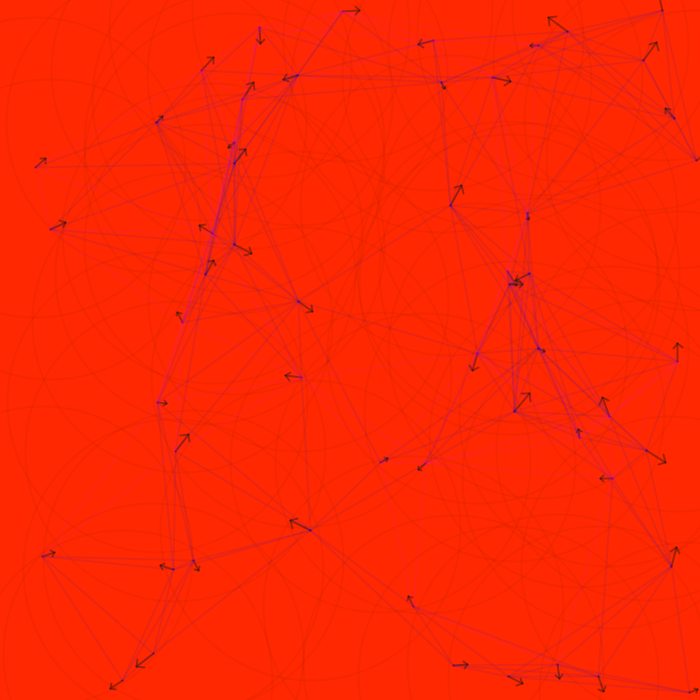
Frame 1 (no input)
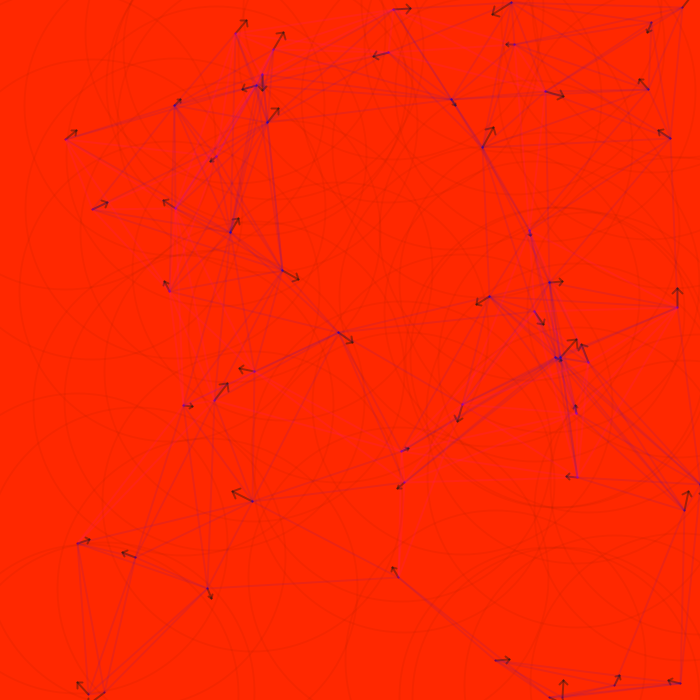
Frame 60 (the mouse pressed at the canvas centre just before this capture)
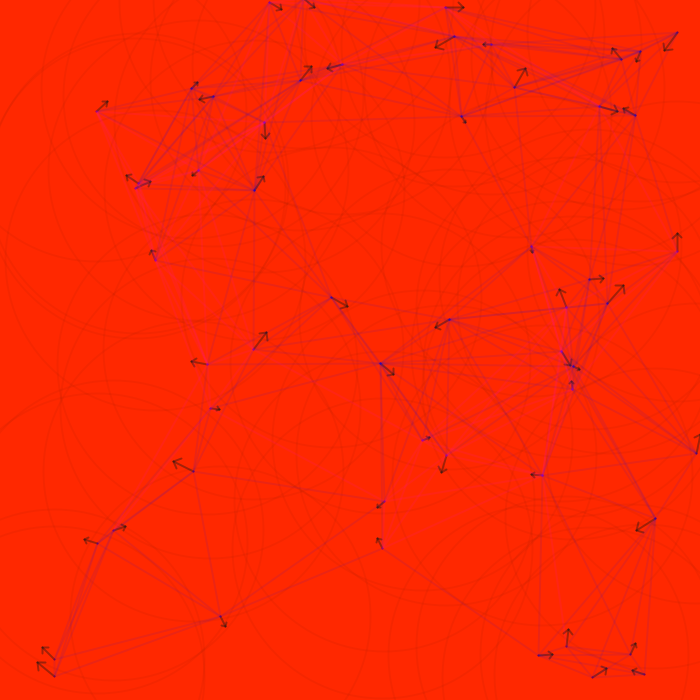
Frame 120 (the mouse held since frame 60 and released just before this capture)

The Processing sketch that drew these frames (run headless with seeded random() and noise(); from frame 60 on, the mouse is pressed at the canvas centre):

// Processing sketch: processing_153296
// ── processing_153296.pde

/*
 * Creative Coding
 * Week 3, 06 - rule-based system
 * by Indae Hwang and Jon McCormack
 * Copyright (c) 2014 Monash University
 *
 * This sketch draws a series of moving Elements (circles) according to the following rules:
 * - start from a random position and move in a constant random direction
 * - if the point reaches the boundary of the screen move in the opposite direction with new velocity
 * - if the circles intersect then draw a line connecting their centres, colouring the line based on the circle being odd or even
 */

float[] x;
float[] x1; // position
float[] y;
float[] y1;
float[] xInc;
float[] x1Inc;// change per frame
float[] yInc;
float[] y1Inc;
int numArray;   // number of arrow elements
int num2Array;  // number of circle elements

float proximity;  // if distance between elements < proximity then draw a line between them
float proximity2;

void setup() 
{
  size(700, 700);

  numArray = 55;
  num2Array = 1;

  // allocate arrays
  x= new float[numArray];
  x1= new float[num2Array];
  y= new float[numArray];
  y1= new float[num2Array];
  xInc= new float[numArray];
  x1Inc= new float[num2Array];
  yInc= new float[numArray];
  y1Inc= new float[num2Array];
  
  x1= new float[num2Array];
  y1= new float[num2Array];

  proximity = 200;   // influence distance
  proximity2 = 300;

  // random starting position and direction
  for (int i=0; i<numArray; i++) 
  for (int n=0; n<num2Array; n++)
  
  {
    x[i] = random(width);
    x1[n] = random(width);
    y[i] = random(height);
    y1[n] = random(height);
    xInc[i] = random(-1, 1);
    x1Inc[n] = random(-1, 1);
    yInc[i] = random(-1, 1);
    y1Inc[n] = random(-1, 1);
  }

  strokeWeight(2);
}

void draw() 
{

  background(255, 40, 0, 240);

  // iterate over each point
  for (int i=0; i<numArray; i++)
 for (int n=0; n<num2Array; n++) 
  {

    x[i] += xInc[i];
    y[i] += yInc[i];

    // bounce off the sides of the window
    if (x[i] > width || x[i] < 0) 
    {
      xInc[i] = xInc[i] > 0 ? -random(1) : random(1);
    }

    if (y[i] > height || y[i] < 0 ) 
    {
      yInc[i] = yInc[i] > 0 ? -random(1) : random(1);
    }

    drawElement(x[i], y[i], xInc[i], yInc[i]);
  }

  for (int i=0; i<numArray; i++) 
  for (int n=0; n<num2Array; n++)
  {
    for (int j=0; j<i; j++) 
    {
      float dist = dist(x[i], y[i], x[j], y[j]  );
      if (dist < proximity) 
      {
        if (i%2 == 0 || j%2==0) 
        {
          stroke(0, 0, 255, 20);
        } 
        
        else 
        
        {
          stroke(255, 0, 255, 20);
        }
        line(x[i], y[i], x[j], y[j]  );
      }
    }
  }
}

void drawElement(float x, float y, float dx, float dy ) 
{
  // draw the point in red
  noFill();
  stroke(255, 5, 0);
  point(x, y);

  // draw an arrow in the current direction of travel
  stroke(20, 100);
  float endX = x + (dx*20);
  float endY = y + (dy*20);
  float arX = x + (dx*15);
  float arY = y + (dy*15);
  line(x, y, endX, endY);
  line(endX, endY, arX + (dy * 5), arY - (dx * 5));
  line(endX, endY, arX - (dy * 5), arY + (dx * 5));


  // draw the boundary of proximity
  stroke(10, 10);
  ellipse(x, y, proximity2, proximity2);
}
